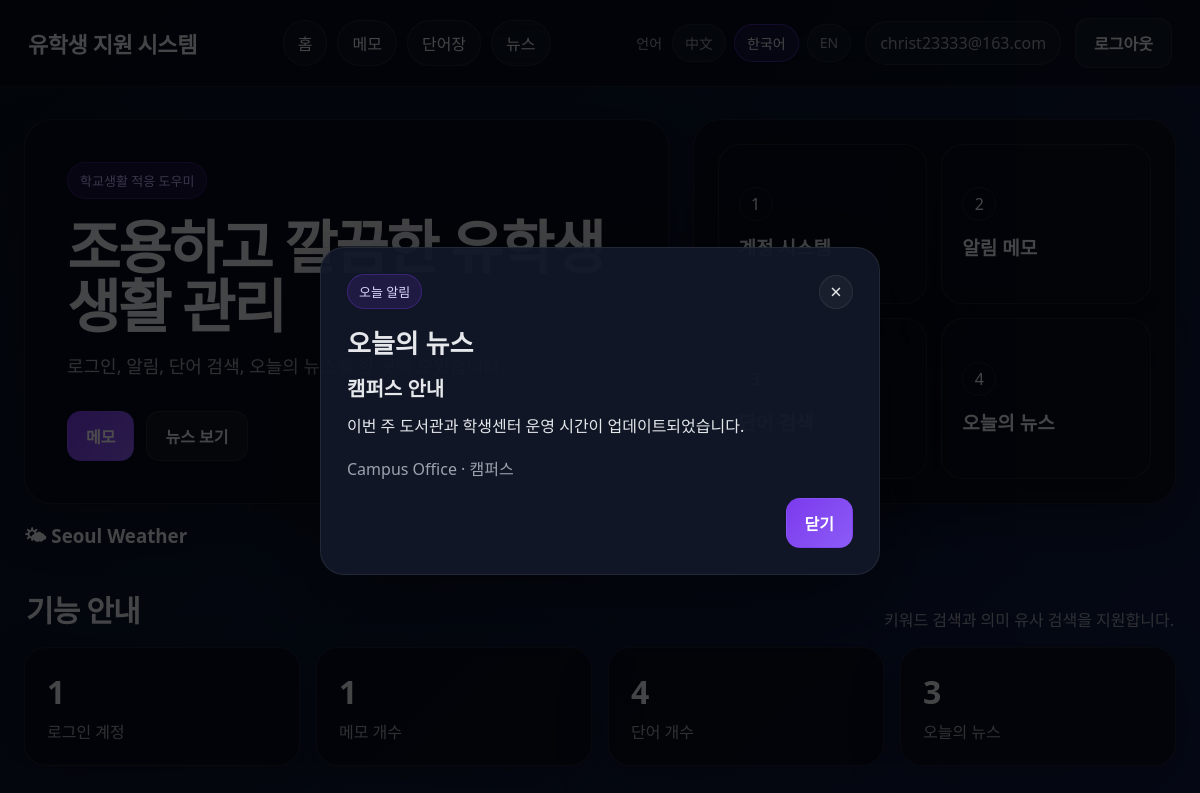
The page / (signed in) on the database its author committed.
### tables this page shows
CREATE TABLE users (
    id INTEGER PRIMARY KEY AUTOINCREMENT,
    email TEXT NOT NULL UNIQUE,
    pw_hash TEXT NOT NULL,
    created_at TEXT DEFAULT CURRENT_TIMESTAMP
);

CREATE TABLE news (
    id INTEGER PRIMARY KEY AUTOINCREMENT,
    title TEXT NOT NULL,
    summary TEXT NOT NULL,
    source TEXT NOT NULL,
    category TEXT NOT NULL,
    news_date TEXT NOT NULL
);

### app/main/routes.py (the view)
@main_bp.route("/")
def home():
    db = get_db()
    stats = {
        "memo_count": 0,
        "vocab_count": 0,
        "news_count": db.execute("SELECT COUNT(*) FROM news").fetchone()[0],
    }
    user_id = session.get("user_id")
    if user_id:
        stats["memo_count"] = db.execute(
            "SELECT COUNT(*) FROM memos WHERE user_id = ?",
            (user_id,),
        ).fetchone()[0]
        stats["vocab_count"] = db.execute(
            "SELECT COUNT(*) FROM vocab WHERE user_id = ?",
            (user_id,),
        ).fetchone()[0]
    return render_template("home.html", stats=stats)

### app/db.py (called while the page is built)
def get_db():
    if "db" not in g:
        g.db = sqlite3.connect(current_app.config["DATABASE"])
        g.db.row_factory = sqlite3.Row
        g.db.execute("PRAGMA foreign_keys = ON")
    return g.db

### app/i18n.py (called while the page is built)
def current_language():
    lang = session.get("lang", "ko")
    return lang if lang in LANGUAGES else "ko"

def get_translator():
    def t(key):
        lang = current_language()
        return TRANSLATIONS.get(lang, TRANSLATIONS["ko"]).get(key, key)
    return t

### app/templates/home.html (shortened to what this page needs)
{% extends 'base.html' %}
{% block content %}
<section class="hero">
  <div class="hero-copy">
    <div class="eyebrow">{{ t('hero_tag') }}</div>
    <h1>{{ t('hero_title') }}</h1>
    <p>{{ t('hero_desc') }}</p>
    <div class="hero-actions">
      {% if user %}
        <a class="btn btn-primary" href="{{ url_for('memo.index') }}">{{ t('nav_memo') }}</a>
        <a class="btn btn-ghost" href="{{ url_for('news.index') }}">{{ t('hero_secondary') }}</a>
      {% else %}
        <a class="btn btn-primary" href="{{ url_for('auth.login') }}">{{ t('nav_login') }}</a>
        <a class="btn btn-ghost" href="{{ url_for('auth.register') }}">{{ t('nav_register') }}</a>
      {% endif %}
    </div>
  </div>
  <div class="hero-panel">
    <div class="overview-grid">
      <article class="overview-card">
        <span class="num">1</span>
        <h3>{{ t('overview_login') }}</h3>
      </article>
      <article class="overview-card">
        <span class="num">2</span>
        <h3>{{ t('overview_memo') }}</h3>
      </article>
      <article class="overview-card">
        <span class="num">3</span>
        <h3>{{ t('overview_vocab') }}</h3>
      </article>
      <article class="overview-card">
        <span class="num">4</span>
        <h3>{{ t('overview_news') }}</h3>
      </article>
    </div>
  </div>
</section>
<div class="weather-box">
    <div class="weather-header">
        <h3>🌤 Seoul Weather</h3>
    </div>
</div>
<section class="section-title">
  <h2>{{ t('section_overview') }}</h2>
  <p>{{ t('home_summary') }}</p>
</section>
<div class="stats-grid">
  <article class="stat-card">
    <div class="stat-value">{{ 1 if user else 0 }}</div>
    <div class="stat-label">{{ t('home_stats_login') }}</div>
  </article>
  <article class="stat-card">
    <div class="stat-value">{{ stats['memo_count'] }}</div>
    <div class="stat-label">{{ t('home_stats_memo') }}</div>
  </article>
  <article class="stat-card">
    <div class="stat-value">{{ stats['vocab_count'] }}</div>
    <div class="stat-label">{{ t('home_stats_vocab') }}</div>
  </article>
  <article class="stat-card">
    <div class="stat-value">{{ stats['news_count'] }}</div>
    <div class="stat-label">{{ t('home_stats_news') }}</div>
  </article>
</div>
{% endblock %}

### app/templates/base.html (shortened to what this page needs)
<!doctype html>
<html lang="{{ lang }}">
<head>
  <link rel="stylesheet" href="{{ url_for('static', filename='style.css') }}">
</head>
<body>
  <header class="topbar">
    <div class="brand">
      <a href="{{ url_for('main.home') }}">{{ t('site_title') }}</a>
    </div>
    <nav class="nav">
      <a href="{{ url_for('main.home') }}">{{ t('nav_home') }}</a>
      <a href="{{ url_for('memo.index') }}">{{ t('nav_memo') }}</a>
      <a href="{{ url_for('vocab.index') }}">{{ t('nav_vocab') }}</a>
      <a href="{{ url_for('news.index') }}">{{ t('nav_news') }}</a>
    </nav>
    <div class="actions">
      <form class="lang-switch" method="get">
        <span>{{ t('lang_label') }}</span>
        <div class="lang-pills">
          <a class="{{ 'active' if lang == 'zh' else '' }}" href="{{ url_for('main.set_language', lang_code='zh') }}">中文</a>
          <a class="{{ 'active' if lang == 'ko' else '' }}" href="{{ url_for('main.set_language', lang_code='ko') }}">한국어</a>
          <a class="{{ 'active' if lang == 'en' else '' }}" href="{{ url_for('main.set_language', lang_code='en') }}">EN</a>
        </div>
      </form>
      {% if user %}
        <span class="user-pill">{{ user['email'] }}</span>
        <a class="btn btn-ghost" href="{{ url_for('auth.logout') }}">{{ t('nav_logout') }}</a>
      {% else %}
        <a class="btn btn-ghost" href="{{ url_for('auth.login') }}">{{ t('nav_login') }}</a>
        <a class="btn btn-primary" href="{{ url_for('auth.register') }}">{{ t('nav_register') }}</a>
      {% endif %}
    </div>
  </header>
  <main class="container">
    {% block content %}{% endblock %}
  </main>
  {% if latest_news %}
  <div id="newsPopup" class="modal" aria-hidden="true">
    <div class="modal-content">
      <div class="modal-head">
        <span class="badge">{{ t('news_today_label') }}</span>
        <button class="icon-btn" type="button" onclick="closeNewsPopup()">×</button>
      </div>
      <h3>{{ t('news_popup_title') }}</h3>
      <h4>{{ latest_news['title'] }}</h4>
      <p>{{ latest_news['summary'] }}</p>
      <div class="muted">{{ latest_news['source'] }} · {{ latest_news['category'] }}</div>
      <div class="modal-actions">
        <button class="btn btn-primary" type="button" onclick="closeNewsPopup()">{{ t('news_popup_close') }}</button>
      </div>
    </div>
  </div>
  {% endif %}
</body>
</html>

### rows shown on the page
users: email "christ23333@163.com"
news: title "캠퍼스 안내", summary "이번 주 도서관과 학생센터 운영 시간이 업데이트되었습니다.", source "Campus Office", category "캠퍼스"

### other values the page prints
{{ t('site_title') }} "유학생 지원 시스템"
{{ t('nav_home') }} "홈"
{{ t('nav_memo') }} "메모"
{{ t('nav_vocab') }} "단어장"
{{ t('nav_news') }} "뉴스"
{{ t('lang_label') }} "언어"
{{ t('nav_logout') }} "로그아웃"
{{ t('hero_tag') }} "학교생활 적응 도우미"
{{ t('hero_title') }} "조용하고 깔끔한 유학생 생활 관리"
{{ t('hero_desc') }} "로그인, 알림, 단어 검색, 오늘의 뉴스를 한 곳에 모았습니다."
{{ t('hero_secondary') }} "뉴스 보기"
{{ t('overview_memo') }} "알림 메모"
{{ t('overview_news') }} "오늘의 뉴스"
{{ t('section_overview') }} "기능 안내"
{{ t('home_summary') }} "키워드 검색과 의미 유사 검색을 지원합니다."
